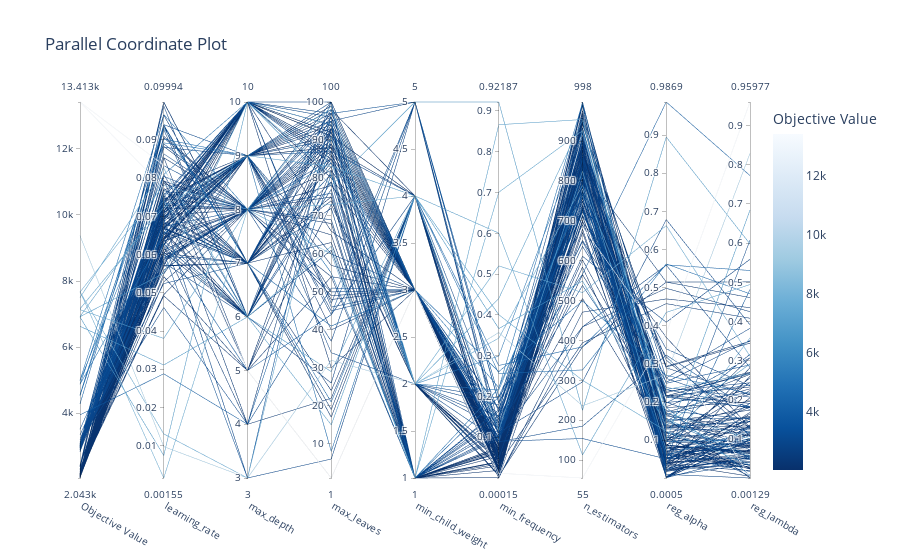

This figure's notebook cell:
### Markdown cell above
En el registro de la optimización, se aprecia un patrón común en ambos métodos, Optuna estándar y la versión con Pruning, revelando mejoras notables a partir de la iteración 25, seguidas de un progreso más gradual. No obstante, se destaca que la implementación con Pruning exhibe un gráfico más ordenado y claro en comparación con la optimización estándar, indicativo probable del efecto de las podas que realiza el Pruning. Esta técnica, al podar ramas menos prometedoras durante el entrenamiento, optimiza el proceso, resultando en una visualización más eficiente con menos iteraciones y un rendimiento similarmente mejorado en comparación con el método convencional.

### Code cell
#Grafico de coordenadas paralelas con Optuna
plot_parallel_coordinate(study_opt)

### Figure 1 — Plotly figure (JSON) as saved in the notebook; plotly's stock layout.template omitted (floating-point values rounded to 4 significant figures; data arrays with more than 128 entries replaced by an {"elided": "..."} marker saying what was removed)
{"data": [{"dimensions": [{"label": "Objective Value", "range": [2043.0, 13410.0], "values": {"elided": "156 float values"}}, {"label": "learning_rate", "range": [0.001547, 0.09994], "values": {"elided": "156 float values"}}, {"label": "max_depth", "range": [3, 10], "values": {"elided": "156 int values"}}, {"label": "max_leaves", "range": [1, 100], "values": {"elided": "156 int values"}}, {"label": "min_child_weight", "range": [1, 5], "values": {"elided": "156 int values"}}, {"label": "min_frequency", "range": [0.0001472, 0.9219], "values": {"elided": "156 float values"}}, {"label": "n_estimators", "range": [55, 998], "values": {"elided": "156 int values"}}, {"label": "reg_alpha", "range": [0.0005344, 0.9869], "values": {"elided": "156 float values"}}, {"label": "reg_lambda", "range": [0.001295, 0.9598], "values": {"elided": "156 float values"}}], "labelangle": 30, "labelside": "bottom", "line": {"color": {"elided": "156 float values"}, "colorbar": {"title": {"text": "Objective Value"}}, "colorscale": [[0, "rgb(247,251,255)"], [0.125, "rgb(222,235,247)"], [0.25, "rgb(198,219,239)"], [0.375, "rgb(158,202,225)"], [0.5, "rgb(107,174,214)"], [0.625, "rgb(66,146,198)"], [0.75, "rgb(33,113,181)"], [0.875, "rgb(8,81,156)"], [1, "rgb(8,48,107)"]], "reversescale": true, "showscale": true}, "type": "parcoords"}], "layout": {"title": {"text": "Parallel Coordinate Plot"}}}
